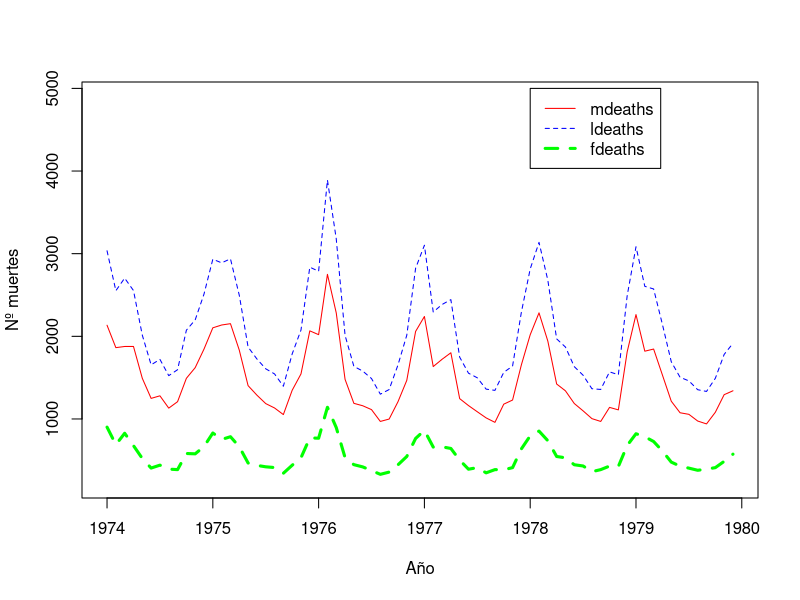

Source code (R):
# Ejercicio 2
# Haciendo uso de los datasets *mdeaths*, *ldeaths* y *fdeaths*, realiza 
# un gráfico donde:
# 1. Los 3 conjuntos de datos deben quedar representados como un gráfico de líneas.
# 2. El eje y debe quedar limitado al máximo y el mínimo de los valores.
# 3. Las líneas de *mdeaths* serán continuas mientras que la de *ldeaths* 
# serán discontinuas y las de *fdeaths* serán líneas de puntos.
# 4. Las líneas de *fdeaths* deben ser más anchas que las otras dos.
# 5. Las tres líneas deben tener colores distintos, quedando claro cual es cada una 
# en una leyenda.
# 6. Por último, cambia el nombre a los ejes x e y.

mdeaths
ldeaths
fdeaths
maximo = max(mdeaths, ldeaths, fdeaths)
minimo = min(mdeaths, ldeaths, fdeaths)

plot(mdeaths, col = "red", ylim = c(minimo - 100,maximo + 1000), xlab = "Año", ylab = "Nº muertes")
lines(ldeaths, col = "blue", lty = 2)
lines(fdeaths, col = "green", lty = 2, lwd = 3)
legend(1978, 5000, legend = c("mdeaths","ldeaths","fdeaths"), 
       col = c("red","blue","green"), lty = c(1,2,2), lwd = c(1,1,3))

